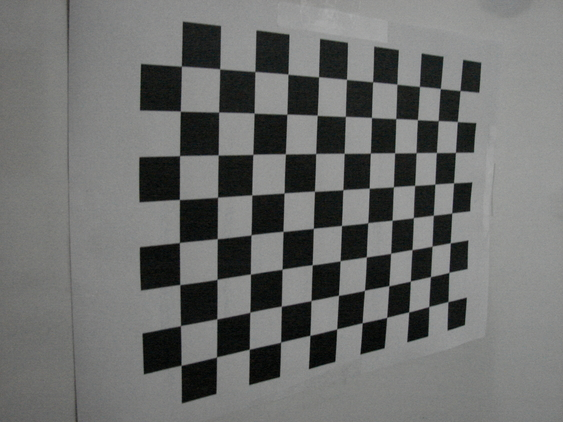
#> input picture TP-10/tmp/1.jpg, 563 x 422 px; its folder holds only this picture in this run
$ python TP10.py
#> lines starting #> are read from the running program, lines starting #| are printed output that depends on the picture; after the words box and inside, x2 and y2 are one past the last pixel; in counts of white or black regions, pixels touching at a corner belong together
#! /usr/bin/env python
# -*- coding: utf-8 -*-
import numpy as np

import cv2
import glob
import pickle

criteria = (cv2.TERM_CRITERIA_EPS + cv2.TERM_CRITERIA_MAX_ITER, 30, 0.001)

objp = np.zeros((8*11,3), np.float32)
objp [:,:2] = np.mgrid [0:11,0:8].T.reshape( -1 , 2)

objpoints = []
imgpoints = []

images = glob.glob('tmp/*.jpg')

for fname in images:
    img = cv2.imread(fname)
#> img is the input picture: shape (422, 563, 3); mean B, G, R 108.8, 110.2, 109.1
    gray = cv2.cvtColor(img, cv2.COLOR_BGR2GRAY)
    ret,corners = cv2.findChessboardCorners(gray,(11,8), None)
#> ret = True; corners = 88 rows, first 8: [448, 301.6], [428.9, 306.6], [408.8, 311.9], [386.8, 317.3], [361.8, 323.1], [336.8, 328.6], [310, 335.2], [280.7, 341.9]
    if ret is True:
        objpoints.append(objp)
        corners2 = cv2.cornerSubPix(gray,corners,(11,11) , (-1 ,-1) , criteria)
#> corners2 = 88 rows, first 8: [447.9, 301.6], [428.7, 306.6], [408.7, 312], [386.6, 317.4], [362.2, 322.7], [336.6, 328.9], [309.8, 335.4], [280.6, 342.2]
        imgpoints.append(corners2)
        img = cv2.drawChessboardCorners(img,(11,8) ,corners2, ret)
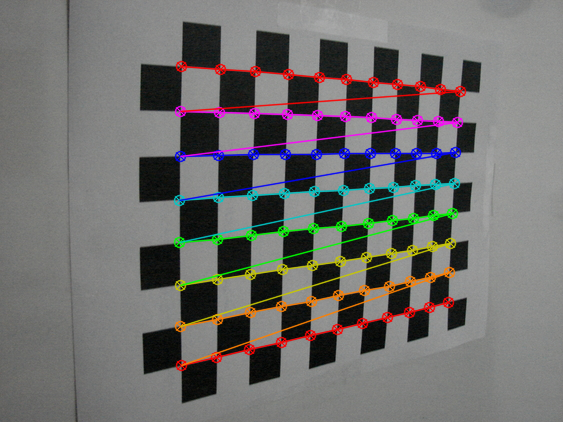
#> img: shape (422, 563, 3); 7.95% of pixels changed, all inside (x1, y1, x2, y2) = (173, 60, 467, 372)
        cv2.imshow('img', img)
        cv2.waitKey(300)
cv2.destroyAllWindows()

ret,cameraMtx,distCoeffs,rvecs,tvecs = cv2.calibrateCamera(objpoints,imgpoints,gray.shape[:: -1],None,None)
#> ret = 0.531; cameraMtx = [[526.1, 0, 272.6], [0, 551.9, 183.7], [0, 0, 1]]; distCoeffs = [[0.27, -6.28, 0.00578, 0.00501, 24.84]]; rvecs = ([-0.868, -0.178, 3.01],); tvecs = ([6.15, 3.94, 18.32],)

with open ('cameraMtx.pickle', "wb") as matrix_file:
    pickle.dump(cameraMtx, matrix_file, pickle.HIGHEST_PROTOCOL)
with open ('distCoeffs.pickle', "wb") as coeffs_file:
    pickle.dump(distCoeffs, coeffs_file, pickle.HIGHEST_PROTOCOL)

$ run again, on TP-10/tmp/13.jpg
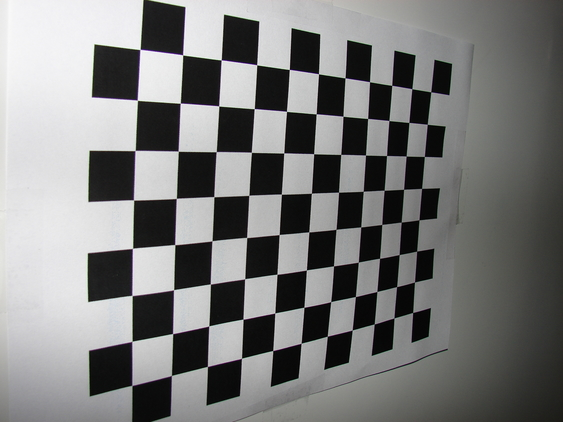
#> input picture TP-10/tmp/13.jpg, 563 x 422 px
#> img is the input picture: shape (422, 563, 3); mean B, G, R 122.5, 123.1, 122.8
#> `ret,corners = cv2.findChessboardCorners(gray,(11,8), None)`: ret = True; corners = 88 rows, first 8: [412.6, 312.5], [394, 318], [374.2, 323.9], [352.2, 330], [327.3, 336.2], [301.1, 343.2], [272.7, 350.5], [241.5, 358.2]
#> corners2 = 88 rows, first 8: [412.6, 312.5], [393.9, 317.9], [374.3, 324], [352.2, 330], [327.3, 336.2], [301.1, 343.3], [272.7, 350.5], [241.5, 358.3]
#> `img = cv2.drawChessboardCorners(img,(11,8) ,corners2, ret)`:
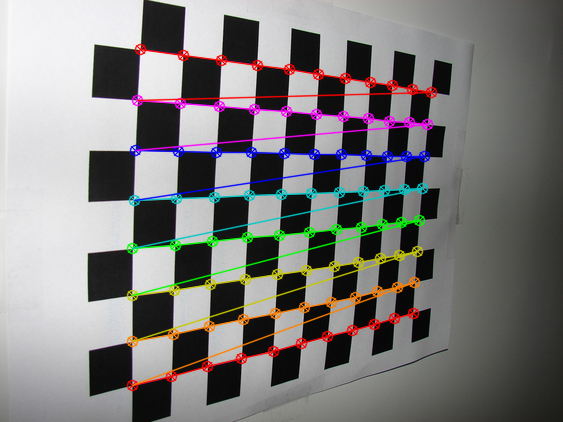
#> img: shape (422, 563, 3); 8.25% of pixels changed, all inside (x1, y1, x2, y2) = (126, 43, 438, 392)
#> `ret,cameraMtx,distCoeffs,rvecs,tvecs = cv2.calibrateCamera(objpoints,i..`: ret = 0.746; cameraMtx = [[468.6, 0, 286.7], [0, 530.4, 169.9], [0, 0, 1]]; distCoeffs = [[-0.325, 1.06, 0.00691, -0.0135, -1.97]]; rvecs = ([0.903, 0.172, -2.97],); tvecs = ([4.6, 4.55, 16.45],)

$ run again, on TP-10/tmp/14.jpg
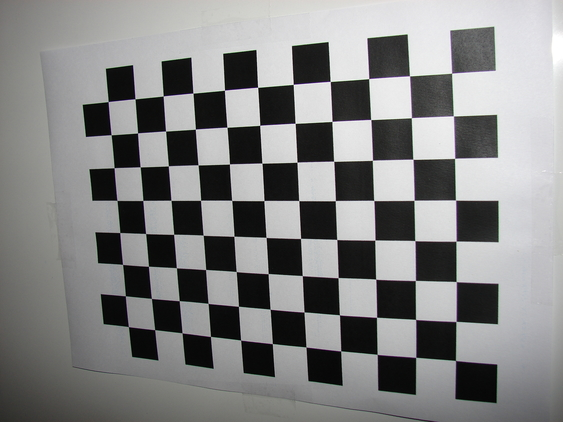
#> input picture TP-10/tmp/14.jpg, 563 x 422 px
#> img is the input picture: shape (422, 563, 3); mean B, G, R 131.6, 131.8, 131.4
#> `ret,corners = cv2.findChessboardCorners(gray,(11,8), None)`: ret = True; corners = 88 rows, first 8: [455.5, 360.5], [415.7, 357.4], [377.2, 354.3], [340.7, 350.9], [306, 347], [272.3, 343.6], [240.6, 340.1], [210.5, 336.4]
#> corners2 = 88 rows, first 8: [455.6, 360.5], [415.7, 357.3], [377.2, 354.4], [340.7, 350.9], [306, 347], [272.3, 343.6], [240.6, 340.1], [210.5, 336.5]
#> `img = cv2.drawChessboardCorners(img,(11,8) ,corners2, ret)`:
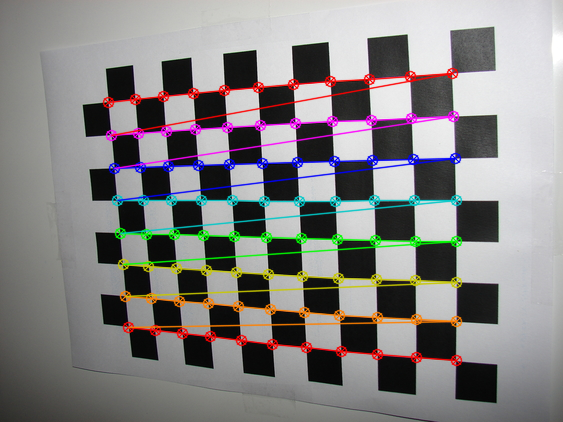
#> img: shape (422, 563, 3); 9.11% of pixels changed, all inside (x1, y1, x2, y2) = (102, 67, 463, 367)
#> `ret,cameraMtx,distCoeffs,rvecs,tvecs = cv2.calibrateCamera(objpoints,i..`: ret = 0.39; cameraMtx = [[587.8, 0, 243.6], [0, 606.1, 192.2], [0, 0, 1]]; distCoeffs = [[-0.025, -1.33, 0.00198, 0.0119, 3.39]]; rvecs = ([0.65, -0.209, 3.03],); tvecs = ([5.37, 4.16, 14.66],)

$ run again, on TP-10/tmp/15.jpg
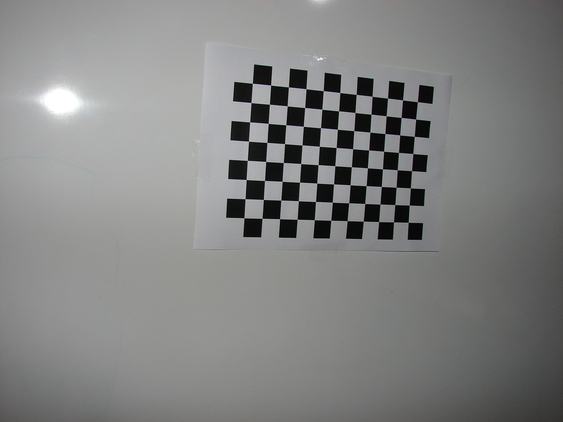
#> input picture TP-10/tmp/15.jpg, 563 x 422 px
#> img is the input picture: shape (422, 563, 3); mean B, G, R 129.6, 130.2, 129.6
#> `ret,corners = cv2.findChessboardCorners(gray,(11,8), None)`: ret = True; corners = 88 rows, first 8: [408, 222.1], [393.5, 222], [378.6, 221.6], [363.2, 221.1], [347.1, 220.6], [330.8, 220.2], [314.2, 219.8], [297.1, 219.2]
#> corners2 = 88 rows, first 8: [408.2, 222.3], [393.5, 221.8], [378.6, 221.6], [363.3, 221.2], [347.2, 220.6], [330.7, 220.3], [314.3, 219.7], [297.1, 219.3]
#> `img = cv2.drawChessboardCorners(img,(11,8) ,corners2, ret)`:
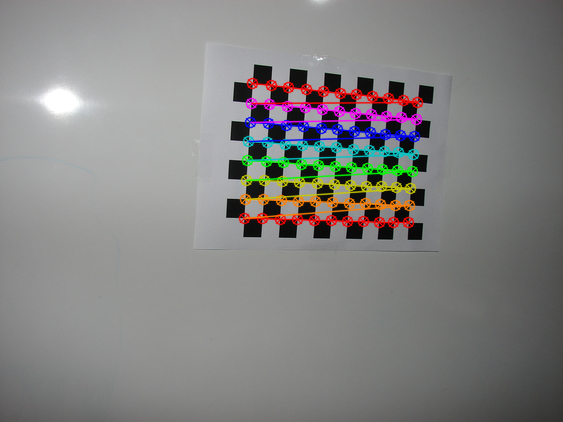
#> img: shape (422, 563, 3); 5.67% of pixels changed, all inside (x1, y1, x2, y2) = (238, 77, 424, 229)
#> `ret,cameraMtx,distCoeffs,rvecs,tvecs = cv2.calibrateCamera(objpoints,i..`: ret = 0.198; cameraMtx = [[795.8, 0, 305.3], [0, 769.3, 247.6], [0, 0, 1]]; distCoeffs = [[-1.35, 7.36, -0.0729, -0.00894, 11.53]]; rvecs = ([0.677, 0.209, -3.02],); tvecs = ([5.9, -1.46, 44.89],)

$ run again, on TP-10/tmp/10.jpg
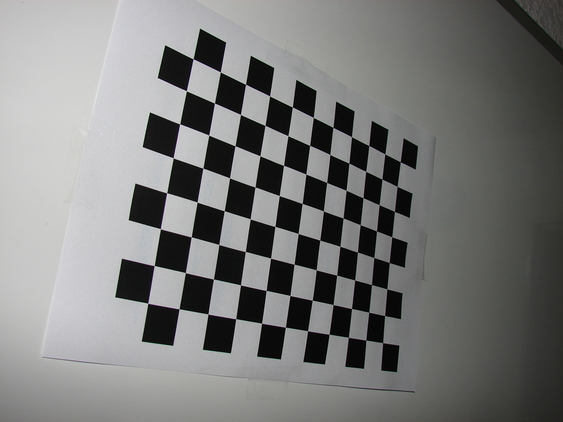
#> input picture TP-10/tmp/10.jpg, 563 x 422 px
#> img is the input picture: shape (422, 563, 3); mean B, G, R 121.3, 122.4, 121.9
#> `ret,corners = cv2.findChessboardCorners(gray,(11,8), None)`: ret = True; corners = 88 rows, first 8: [382.6, 342.6], [365.8, 340.1], [348.4, 337.3], [329.1, 334.3], [307.6, 330.7], [285.4, 327.2], [261.6, 323.2], [235.8, 318.6]
#> corners2 = 88 rows, first 8: [382.6, 342.7], [365.8, 340], [348.4, 337.4], [329.1, 334.3], [307.6, 330.7], [285.4, 327.2], [261.6, 323.2], [235.7, 318.7]
#> `img = cv2.drawChessboardCorners(img,(11,8) ,corners2, ret)`:
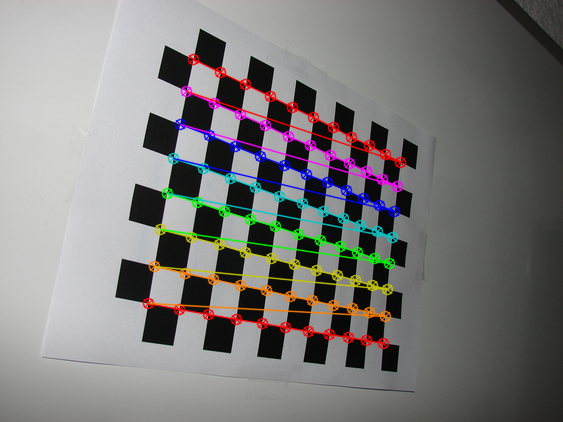
#> img: shape (422, 563, 3); 7.01% of pixels changed, all inside (x1, y1, x2, y2) = (142, 53, 407, 350)
#> `ret,cameraMtx,distCoeffs,rvecs,tvecs = cv2.calibrateCamera(objpoints,i..`: ret = 0.552; cameraMtx = [[430.8, 0, 286], [0, 498.1, 226], [0, 0, 1]]; distCoeffs = [[-0.57, 4.68, -0.00456, -0.00808, -15.08]]; rvecs = ([0.818, -0.199, -2.82],); tvecs = ([4.12, 4.29, 17.76],)
